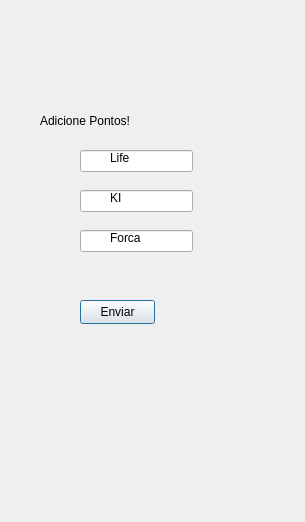
<?xml version="1.0" encoding="UTF-8"?>
<ui version="4.0">
 <class>StatusWindoW</class>
 <widget class="QDialog" name="StatusWindoW">
  <property name="geometry">
   <rect>
    <x>0</x>
    <y>0</y>
    <width>305</width>
    <height>522</height>
   </rect>
  </property>
  <property name="windowTitle">
   <string>Dialog</string>
  </property>
  <widget class="QLabel" name="label">
   <property name="geometry">
    <rect>
     <x>40</x>
     <y>90</y>
     <width>341</width>
     <height>61</height>
    </rect>
   </property>
   <property name="text">
    <string>Adicione Pontos!</string>
   </property>
  </widget>
  <widget class="QLabel" name="label_2">
   <property name="geometry">
    <rect>
     <x>110</x>
     <y>150</y>
     <width>49</width>
     <height>16</height>
    </rect>
   </property>
   <property name="text">
    <string>Life</string>
   </property>
  </widget>
  <widget class="QLineEdit" name="lineEdit">
   <property name="geometry">
    <rect>
     <x>80</x>
     <y>150</y>
     <width>113</width>
     <height>22</height>
    </rect>
   </property>
  </widget>
  <widget class="QLabel" name="label_3">
   <property name="geometry">
    <rect>
     <x>110</x>
     <y>190</y>
     <width>49</width>
     <height>16</height>
    </rect>
   </property>
   <property name="text">
    <string>KI</string>
   </property>
  </widget>
  <widget class="QLabel" name="label_4">
   <property name="geometry">
    <rect>
     <x>110</x>
     <y>230</y>
     <width>49</width>
     <height>16</height>
    </rect>
   </property>
   <property name="text">
    <string>Forca</string>
   </property>
  </widget>
  <widget class="QLineEdit" name="lineEdit_ki">
   <property name="geometry">
    <rect>
     <x>80</x>
     <y>190</y>
     <width>113</width>
     <height>22</height>
    </rect>
   </property>
  </widget>
  <widget class="QLineEdit" name="lineEdit_forca">
   <property name="geometry">
    <rect>
     <x>80</x>
     <y>230</y>
     <width>113</width>
     <height>22</height>
    </rect>
   </property>
  </widget>
  <widget class="QLabel" name="label_5">
   <property name="geometry">
    <rect>
     <x>40</x>
     <y>20</y>
     <width>161</width>
     <height>81</height>
    </rect>
   </property>
   <property name="text">
    <string/>
   </property>
   <property name="pixmap">
    <pixmap>x.jpg</pixmap>
   </property>
  </widget>
  <widget class="QPushButton" name="pushButton">
   <property name="geometry">
    <rect>
     <x>80</x>
     <y>300</y>
     <width>75</width>
     <height>24</height>
    </rect>
   </property>
   <property name="text">
    <string>Enviar</string>
   </property>
  </widget>
  <zorder>lineEdit_ki</zorder>
  <zorder>lineEdit_forca</zorder>
  <zorder>lineEdit</zorder>
  <zorder>label</zorder>
  <zorder>label_2</zorder>
  <zorder>label_3</zorder>
  <zorder>label_4</zorder>
  <zorder>label_5</zorder>
  <zorder>pushButton</zorder>
 </widget>
 <resources/>
 <connections/>
</ui>
